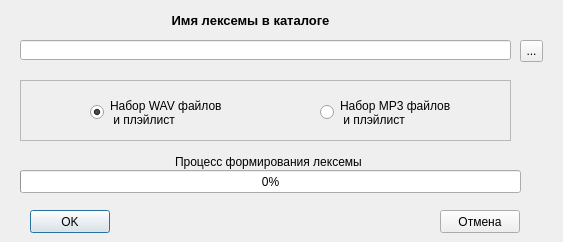
<?xml version="1.0" encoding="UTF-8"?>
<ui version="4.0">
 <class>SaveLex</class>
 <widget class="QDialog" name="SaveLex">
  <property name="geometry">
   <rect>
    <x>0</x>
    <y>0</y>
    <width>563</width>
    <height>242</height>
   </rect>
  </property>
  <property name="windowTitle">
   <string>Сохранение лексемы</string>
  </property>
  <property name="windowIcon">
   <iconset resource="ico.qrc">
    <normaloff>:/ico/document-save-as.png</normaloff>:/ico/document-save-as.png</iconset>
  </property>
  <widget class="QLineEdit" name="fname">
   <property name="geometry">
    <rect>
     <x>20</x>
     <y>40</y>
     <width>491</width>
     <height>20</height>
    </rect>
   </property>
  </widget>
  <widget class="QToolButton" name="toolButton">
   <property name="geometry">
    <rect>
     <x>520</x>
     <y>40</y>
     <width>23</width>
     <height>22</height>
    </rect>
   </property>
   <property name="text">
    <string>...</string>
   </property>
  </widget>
  <widget class="QLabel" name="label">
   <property name="geometry">
    <rect>
     <x>110</x>
     <y>10</y>
     <width>281</width>
     <height>21</height>
    </rect>
   </property>
   <property name="text">
    <string>&lt;!DOCTYPE HTML PUBLIC &quot;-//W3C//DTD HTML 4.0//EN&quot; &quot;http://www.w3.org/TR/REC-html40/strict.dtd&quot;&gt;
&lt;html&gt;&lt;head&gt;&lt;meta name=&quot;qrichtext&quot; content=&quot;1&quot; /&gt;&lt;style type=&quot;text/css&quot;&gt;
p, li { white-space: pre-wrap; }
&lt;/style&gt;&lt;/head&gt;&lt;body style=&quot; font-family:'Sans Serif'; font-size:9pt; font-weight:400; font-style:normal;&quot;&gt;
&lt;p align=&quot;center&quot; style=&quot; margin-top:0px; margin-bottom:0px; margin-left:0px; margin-right:0px; -qt-block-indent:0; text-indent:0px;&quot;&gt;&lt;span style=&quot; font-size:10pt; font-weight:600;&quot;&gt;Имя лексемы в каталоге&lt;/span&gt;&lt;/p&gt;&lt;/body&gt;&lt;/html&gt;</string>
   </property>
  </widget>
  <widget class="QFrame" name="frame">
   <property name="geometry">
    <rect>
     <x>20</x>
     <y>80</y>
     <width>491</width>
     <height>61</height>
    </rect>
   </property>
   <property name="frameShape">
    <enum>QFrame::StyledPanel</enum>
   </property>
   <property name="frameShadow">
    <enum>QFrame::Raised</enum>
   </property>
   <widget class="QRadioButton" name="wav">
    <property name="geometry">
     <rect>
      <x>70</x>
      <y>17</y>
      <width>151</width>
      <height>31</height>
     </rect>
    </property>
    <property name="text">
     <string>Набор WAV файлов
 и плэйлист</string>
    </property>
    <property name="checked">
     <bool>true</bool>
    </property>
   </widget>
   <widget class="QRadioButton" name="mp3">
    <property name="geometry">
     <rect>
      <x>300</x>
      <y>17</y>
      <width>151</width>
      <height>31</height>
     </rect>
    </property>
    <property name="text">
     <string>Набор MP3 файлов
 и плэйлист</string>
    </property>
   </widget>
  </widget>
  <widget class="QProgressBar" name="pb">
   <property name="geometry">
    <rect>
     <x>20</x>
     <y>170</y>
     <width>501</width>
     <height>23</height>
    </rect>
   </property>
   <property name="value">
    <number>0</number>
   </property>
  </widget>
  <widget class="QLabel" name="pbl">
   <property name="geometry">
    <rect>
     <x>175</x>
     <y>154</y>
     <width>211</width>
     <height>16</height>
    </rect>
   </property>
   <property name="text">
    <string>Процесс формирования лексемы</string>
   </property>
  </widget>
  <widget class="QPushButton" name="ok">
   <property name="geometry">
    <rect>
     <x>30</x>
     <y>210</y>
     <width>80</width>
     <height>23</height>
    </rect>
   </property>
   <property name="text">
    <string>OK</string>
   </property>
  </widget>
  <widget class="QPushButton" name="cancel">
   <property name="geometry">
    <rect>
     <x>440</x>
     <y>210</y>
     <width>80</width>
     <height>23</height>
    </rect>
   </property>
   <property name="text">
    <string>Отмена</string>
   </property>
  </widget>
 </widget>
 <resources>
  <include location="ico.qrc"/>
 </resources>
 <connections/>
</ui>
